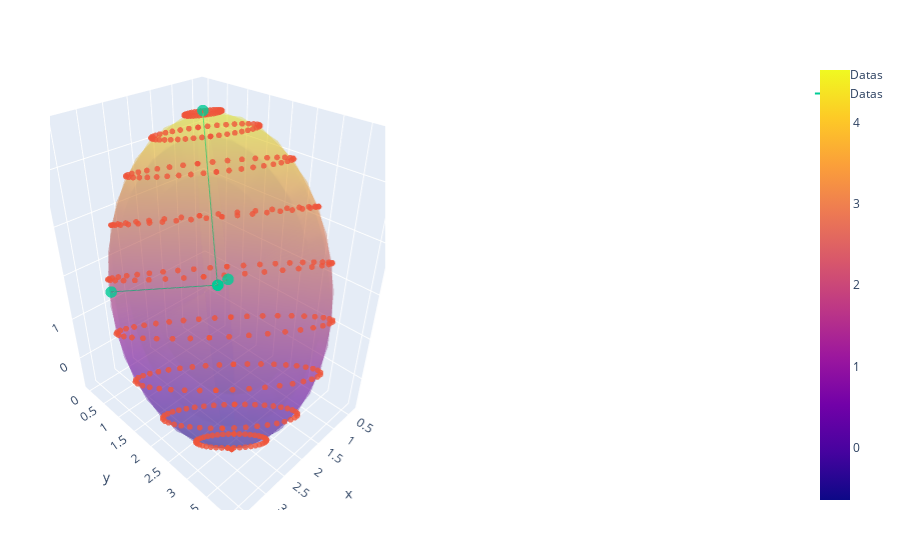

The notebook cell saved with this chart:
### Code cell
# Traduction of the matlab code : https://fr.mathworks.com/matlabcentral/fileexchange/24693-ellipsoid-fit
function fit_ellipse(x, y, z)
    # quadratic form of ellipse
    D = hcat( 
        x .* x + y .* y - 2 .* z .* z,
        x .* x + z .* z - 2 .* y .* y,
        2 .* x .* y,
        2 .* x .* z,
        2 .* y .* z,
        2 .* x,
        2 .* y,
        2 .* z,
        1 .* ones(size(x)))            
    
    d2 = x .* x + y .* y + z .* z;      # the RHS of the llsq problem (y's)
    u = (D' * D)\(D' * d2);             # solution to the normal equations
    # find the residual sum of errors
    # chi2 = sum( ( 1 - ( D * u ) ./ d2 ).^2 ); % this chi2 is in the coordinate frame in which the ellipsoid is a unit sphere.

    # find the ellipsoid parameters
    # convert back to the conventional algebraic form
    v = zeros(10,)
    v[1] = u[1] + u[2] - 1;
    v[2] = u[1] - 2 * u[2] - 1;
    v[3] = u[2] - 2 * u[1] - 1;
    v[4:10] = u[3:9];
    
    # form the algebraic form of the ellipsoid
    A = [   v[1] v[4] v[5] v[7];
            v[4] v[2] v[6] v[8];
            v[5] v[6] v[3] v[9];
            v[7] v[8] v[9] v[10] 
        ];

    # find the center of the ellipsoid
    c = -A[1:3,1:3] \ v[7:9];
    T = Matrix{Base.Float64}(I, 4, 4)
    T[4,1:3] = c[1:3];
    
    # translate to the center
    R = T * A * transpose(T);

    # solve the eigenproblem
    M = R[1:3,1:3] / -R[4,4]

    evals = eigvals(M)
    evecs = eigvecs(M)

    radii = sqrt.( 1 ./ abs.(evals) )
    sgns = sign.(evals)
    radii = radii .* sgns

    M = evecs * S(radii)

    ## ADDED
    # α₁ = M[1,1]; α₂ = M[2,1]; α₃ = M[3,1]
    # δ₀ = atan(α₃, α₁)
    # α₁_bis = α₁* cos(δ₀) + α₃ * sin(δ₀)
    # λ₀ = atan(-α₂, α₁_bis)
    # M2 =  M * R₁(λ₀)' * R₂(δ₀)'
    ## END ADDED

    return [M, c, radii, evecs]
end

M, c, a, vecs = fit_ellipse(X₁, X₂, X₃)

X_fit = M * Y .+ c

X₁_fit = X_fit[1,:]
X₂_fit = X_fit[2,:]
X₃_fit = X_fit[3,:]

x₁_fit = reshape(X₁_fit, (n,n))
x₂_fit = reshape(X₂_fit, (n,n))
x₃_fit = reshape(X₃_fit, (n,n))

# println(fit_M)

fig = make_subplots(rows=1, cols=2,  specs=fill(Spec(kind="scene"), 1, 2)) 

# s₁ = surface(x = y₁_fit, y = y₂_fit, z = y₃_fit)
s₂ = surface(x = x₁_fit, y = x₂_fit, z = x₃_fit, opacity = 0.2)
s₃ = scatter(x = X₁, y = X₂, z = X₃, 
    mode = "markers", type = "scatter3d",
    name = "Datas",
    marker=attr(
        size=2,
        opacity=0.8
    )        
)
s₄ = scatter( 
    x = [c[1], c[1] + a[1] * vecs[1,1],
         c[1], c[1] + a[2] * vecs[1,2],
         c[1], c[1] + a[3] * vecs[1,3]],
    y = [c[2], c[2] + a[1] * vecs[2,1],
         c[2], c[2] + a[2] * vecs[2,2],
         c[2], c[2] + a[3] * vecs[2,3]],
    z = [c[3], c[3] + a[1] * vecs[3,1], 
         c[3], c[3] + a[2] * vecs[3,2],
         c[3], c[3] + a[3] * vecs[3,3]], 
    mode = "lines + markers", type = "scatter3d",
    name = "Datas",
    marker=attr(
        size=4,
        opacity=0.8
    )        
)

add_trace!(fig, s₂, row=1, col=1)
add_trace!(fig, s₃, row=1, col=1)
add_trace!(fig, s₄, row=1, col=1)

fig

### Figure 1 — Plotly figure (JSON) as saved in the notebook; plotly's stock layout.template omitted (floating-point values rounded to 4 significant figures; data arrays with more than 128 entries replaced by an {"elided": "..."} marker saying what was removed)
{"data": [{"opacity": 0.2, "scene": "scene", "type": "surface", "x": {"elided": "20x20 float values"}, "y": {"elided": "20x20 float values"}, "z": {"elided": "20x20 float values"}}, {"marker": {"opacity": 0.8, "size": 2}, "mode": "markers", "name": "Datas", "scene": "scene", "type": "scatter3d", "x": {"elided": "400 float values"}, "y": {"elided": "400 float values"}, "z": {"elided": "400 float values"}}, {"marker": {"opacity": 0.8, "size": 4}, "mode": "lines + markers", "name": "Datas", "scene": "scene", "type": "scatter3d", "x": [2.0, 1.134, 2.0, 3.192, 2.0, 1.251], "y": [2.0, 0.7756, 2.0, 0.4308, 2.0, 1.533], "z": [2.0, 4.598, 2.0, 1.658, 2.0, 1.53]}], "layout": {"annotations": [], "margin": {"b": 50, "l": 50, "r": 50, "t": 60}, "scene": {"domain": {"x": [0, 0.45], "y": [0, 1]}}, "scene2": {"domain": {"x": [0.55, 1], "y": [0, 1]}}}}
